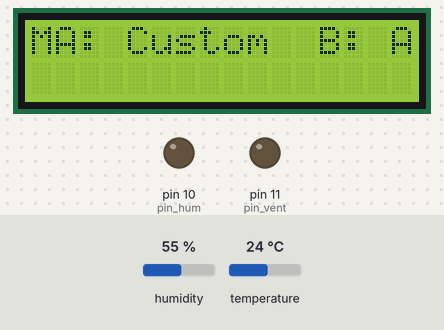
The sketch below on a simulated Arduino Uno, built with avr-gcc and run on an emulated ATmega328P. Shown: 16×2 character LCD, output pins drawn as LEDs (lit = HIGH). The inputs (shaded band) are chosen by the test bench; at power-on: humidity 55 %, temperature 24 °C.

Above: at 0.1 s.
3.3 s: humidity set to 32 %
6.0 s: humidity set to 29 %
At 7.5 s:
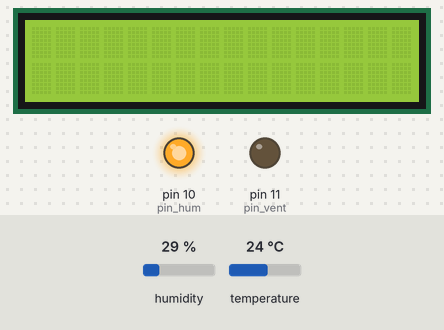
8.7 s: temperature set to 25.5 °C
At 10.9 s:
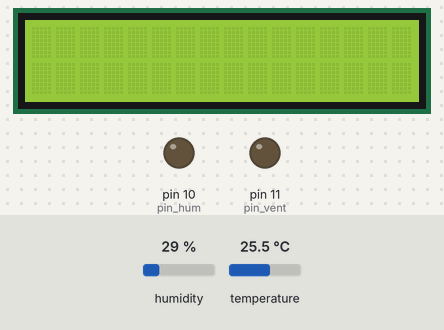
11.6 s: humidity set to 40 %
At 12.6 s:
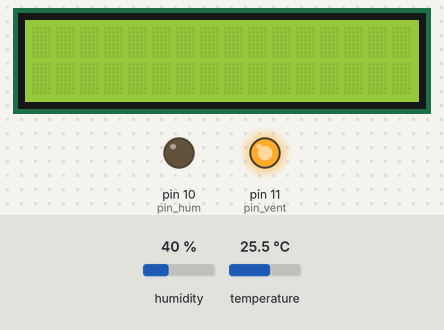
14.3 s: humidity set to 22 %
At 17.2 s:
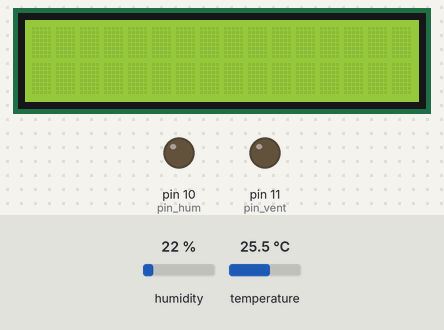
17.6 s: humidity set to 68 %
At 18.9 s:
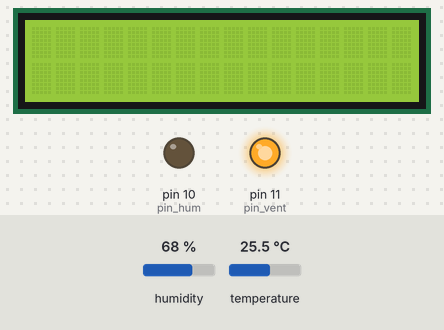
Timing chart, 0 to 20.6 s (numbered marks = the images above; inputs shaded):
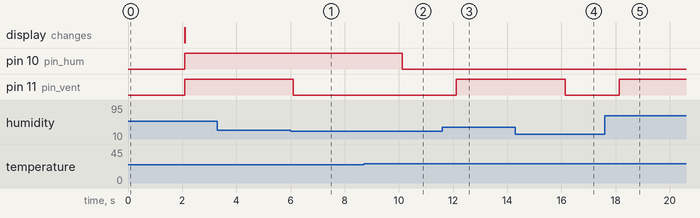

Measured:
- the behaviour switches between 31 and 30 % on humidity (found by bisection; images 0 and 1)
- the behaviour switches between 24.9 and 25 °C on temperature (found by bisection; images 1 and 2)
- after the input at 3.3 s, every drawn part: stays the same
- after the input at 6.0 s, pin 11 (pin_vent): HIGH → LOW after 0.11 s
- after the input at 8.7 s, pin 10 (pin_hum): HIGH → LOW after 1.4 s
- after the input at 11.6 s, pin 11 (pin_vent): LOW → HIGH after 0.52 s
- after the input at 14.3 s, pin 11 (pin_vent): HIGH → LOW after 1.8 s
- after the input at 17.6 s, pin 11 (pin_vent): LOW → HIGH after 0.54 s

The sketch:

project_complete.ino
```cpp
#include <DHT.h>
#include <DHT_U.h>
#include <Keypad.h>
#include <LiquidCrystal_I2C.h>

const int sensor = 2, pin_hum = 10, pin_vent = 11;
int temp;
int hum;
int temp_max = 60, temp_min = 25, hum_max = 30, hum_min = 10;
int temp_in[7] = {0};
int temp_in_i;

DHT dht(sensor, DHT22);

LiquidCrystal_I2C lcd(0x27,16,2);

int lcd_col = 0;
int fil_lcd = 0;

const byte filas = 4;
const byte colum = 4;
char keys[filas][colum] = {
    {'1',  '2', '3', 'A'},
    {'4',  '5', '6', 'B'},
    {'7',  '8', '9', 'C'},
    {'*',  '0', '#', 'D'}
};

byte pinfilas[filas] = {9, 8 ,7, 6};
byte pincolum[colum] = {5, 4 ,3, 2};
char tecla;

Keypad teclado = Keypad(makeKeymap(keys), pinfilas, pincolum, filas, colum);

void setup()
{
  pinMode(pin_hum, OUTPUT);
  pinMode(pin_vent, OUTPUT);
  lcd.init();
  lcd.backlight();
  lcd.setCursor(0,0);
  lcd.print("Mode: ");
  lcd.setCursor(1,0);
  lcd.print("A: Custom  B: Auto");
  delay(2000);
  lcd.clear();
  KeyBoard();
  dht.begin();
}

void loop()
{
  temp = dht.readTemperature();
  hum = dht.readHumidity();

  if (temp > temp_max || hum > hum_max)
  {
      digitalWrite(pin_vent, HIGH);
  }
  else
  {
    digitalWrite(pin_vent, LOW);
  }

  if (temp < temp_min || hum < hum_min)
  {
      digitalWrite(pin_hum, HIGH);
  }
  else
  {
    digitalWrite(pin_hum, LOW);
  }

}


int temp_lect()
{
  tecla = teclado.getKey();
  int i = 0;

  if (tecla)
    {
      temp_in[i] = tecla;
      i = i + 1;
    }

    for(int j = i; j >= 0; j--)
    {
       temp_in_i = temp_in_i + temp_in[j]*pow(10, j);
    }

    return temp_in_i;
}

void KeyBoard()
{
  tecla = teclado.getKey();

  if (tecla == 'A')
  {
    lcd.setCursor(0, 0);
    lcd.print("Input temp min:");
    lcd.setCursor(1, 0);
    int i = 0;

    temp_min = temp_lect();
    temp_max = temp_lect();
  }
}
```
